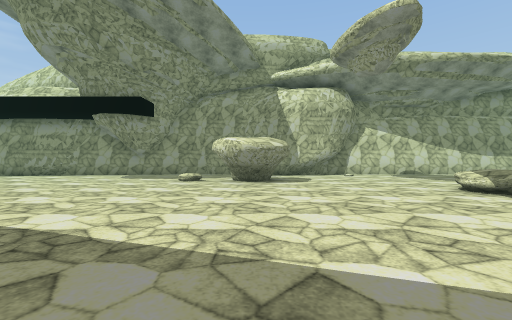
View 1 (above)

18 first-person views from a walk through a Unity game level. The camera is 1.3 m above the floor, looks level and sees 90° across. The floor is counted in squares, 2 m on a side. Each view is taken from the middle of a square. On the plan, view 1 faces up. The plan holds only what a view shows up to about 9 squares ahead; the rest is blank. The place goes on beyond the plan. The player is left out. Some surface patterns are stand-ins.

View 2
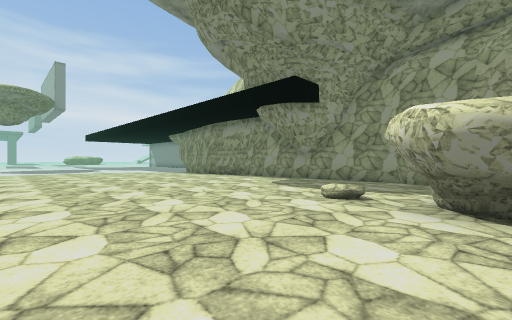

View 3
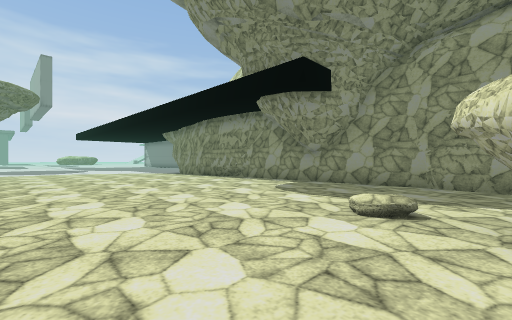

View 4
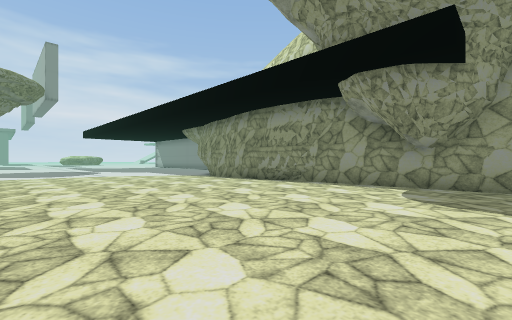

View 5
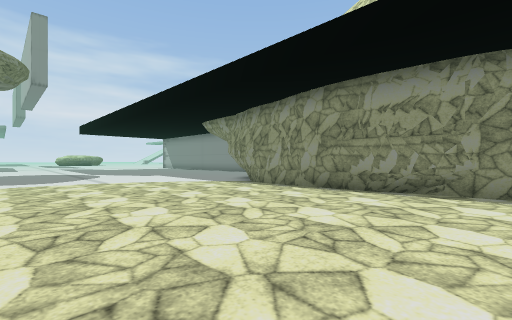

View 6
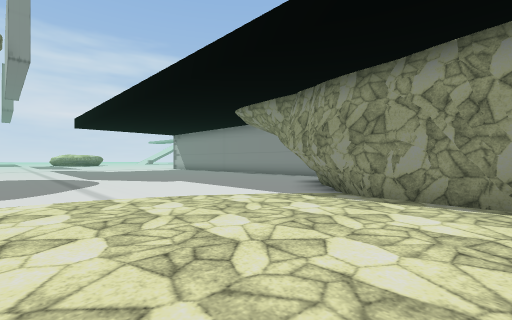

View 7
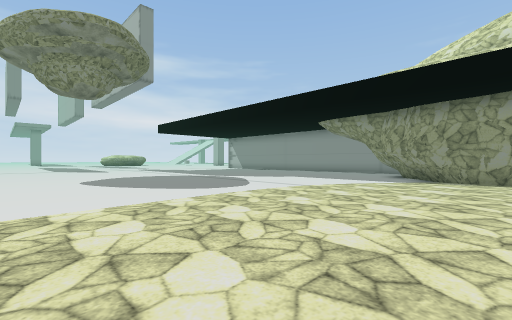

View 8
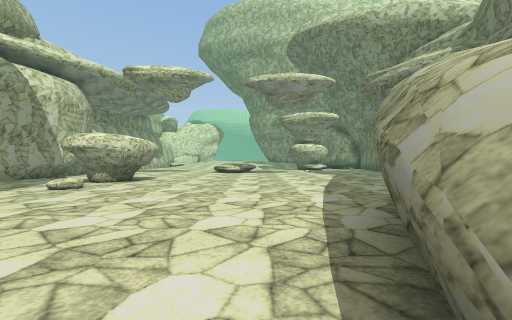

View 9
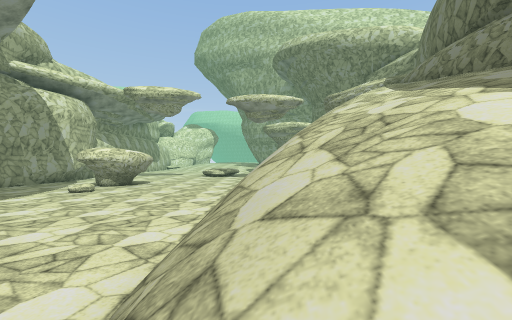

View 10
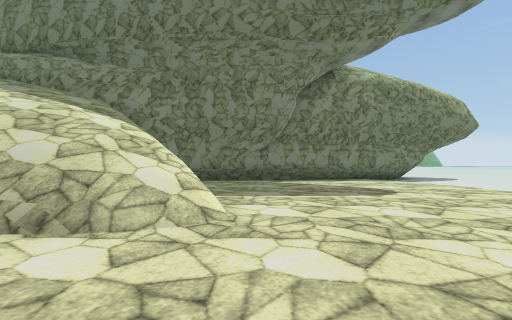

View 11
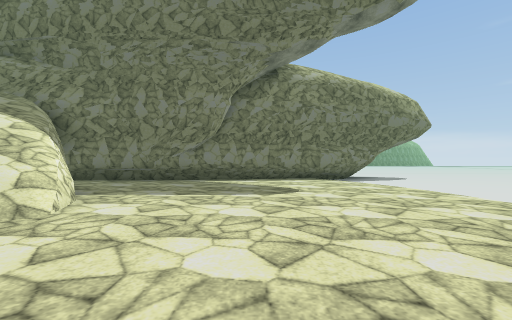

View 12
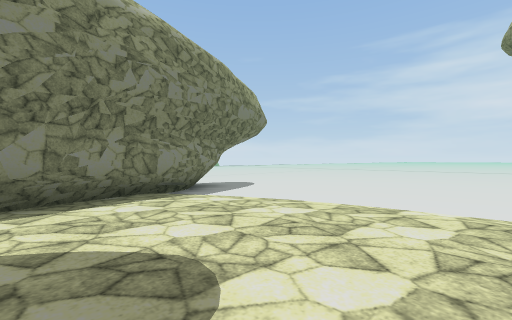

View 13
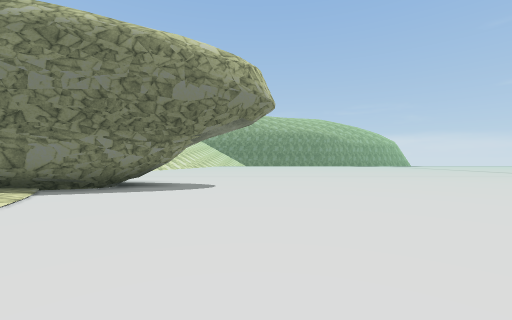

View 14
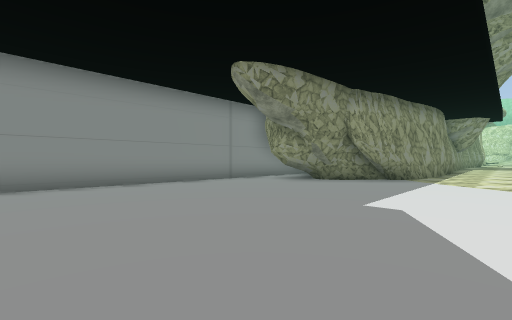

View 15
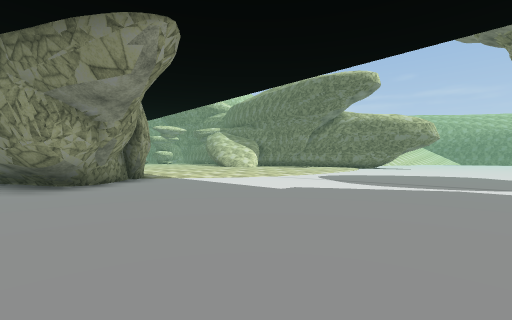

View 16
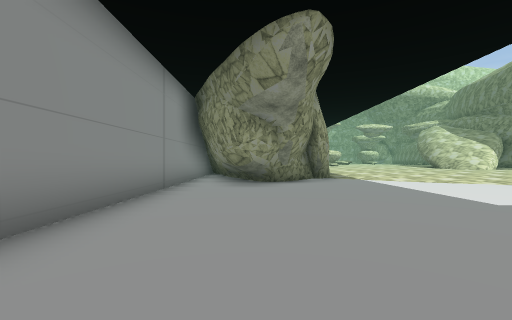

View 17
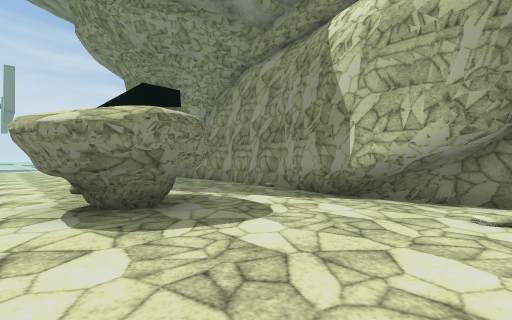

View 18
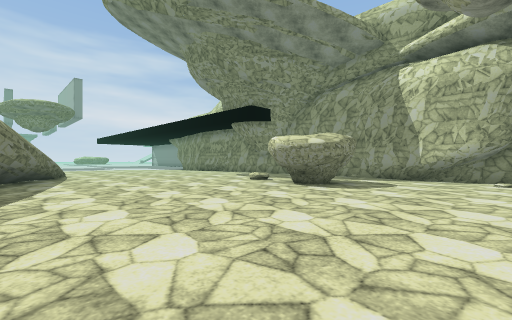

### Floor plan
Key: @ floor where view 1 was taken; # wall or solid block; . main floor; : floor 0.25 m higher than the main floor; / step, stairs or slope; = window, fence, low wall or low ledge; R rock.
Columns run from 24 left of view 1 to 4 right of it. Each row starts with its distance up from view 1.
 17 ##########
 16 .......##
 15 .......##
 14 .......##
 13 ........###         ###
 12 ..........###########:#######
 11 ...............:::::::::::::
 10 ..............:::::::::::::::
  9 .............::::::::::RRR:::
  8 .............::::::::::R#R:::
  7 ............::::::::::::R::::
  6 ...........::::::::::::::::::
  5 ...........:::::::::::::::::R
  4 ..........::::://::::::::::::
  3 ..........::::////#::::::::::
  2 .........:::::#/////#::::::::
  1 .........::::::#////  /:::
  0 .........:::::::////// /@:
 -1  ........:::::::://////
 -2 ......../.::###########=#
 -3 ........#####         ###
 -4 .......##
 -5 .......#
 -6 ........
 -7 ........

Positions as (right, up) in squares from view 1, and headings:
1: (0, 0), facing up
2: (0, 4), facing up-left
3: (-1, 5), facing up-left
4: (-4, 5), facing up-left
5: (-8, 6), facing up-left
6: (-12, 7), facing up-left
7: (-13, 2), facing up-left
8: (-8, 4), facing right
9: (-10, 3), facing right
10: (-11, 6), facing down
11: (-13, 6), facing down
12: (-13, 2), facing down-left
13: (-20, 2), facing down
14: (-24, 10), facing up-right
15: (-24, 16), facing down-right
16: (-24, 15), facing right
17: (4, 7), facing up-left
18: (4, 2), facing up-left
